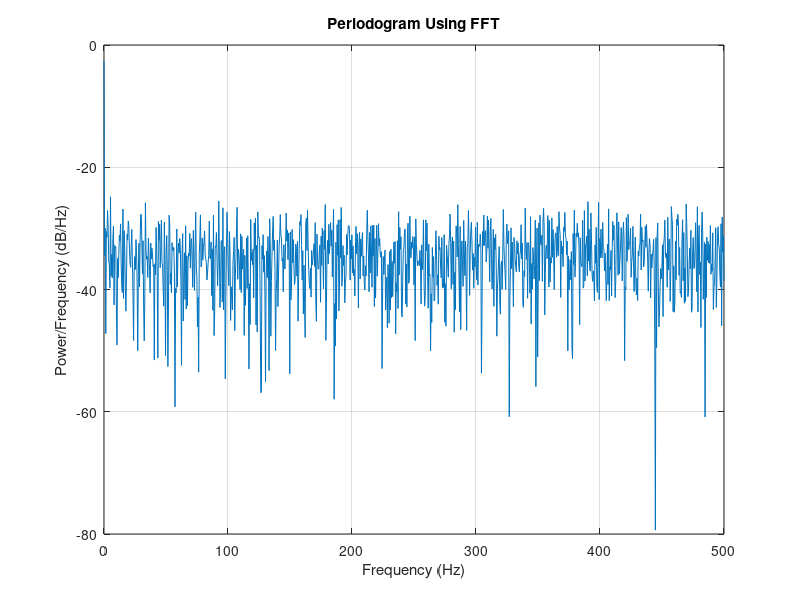

This figure's MATLAB source:
% PNSEQINFREQ Illustrate how a PN sequence will look like in frequence
% domain.
%
% Yaguang Zhang, Purdue, 09/08/2017

% Get a PN sequence.
rng default;
pnSeq = randi([0,1],2096,1);

% Assumptions.
Fs = 1000;
x = pnSeq;
t = 0:1/Fs:1-1/Fs;

% FFT.
N = length(x);
xdft = fft(x);
xdft = xdft(1:N/2+1);
psdx = (1/(Fs*N)) * abs(xdft).^2;
psdx(2:end-1) = 2*psdx(2:end-1);
freq = 0:Fs/length(x):Fs/2;

plot(freq,10*log10(psdx))
grid on
title('Periodogram Using FFT')
xlabel('Frequency (Hz)')
ylabel('Power/Frequency (dB/Hz)')

% EOF